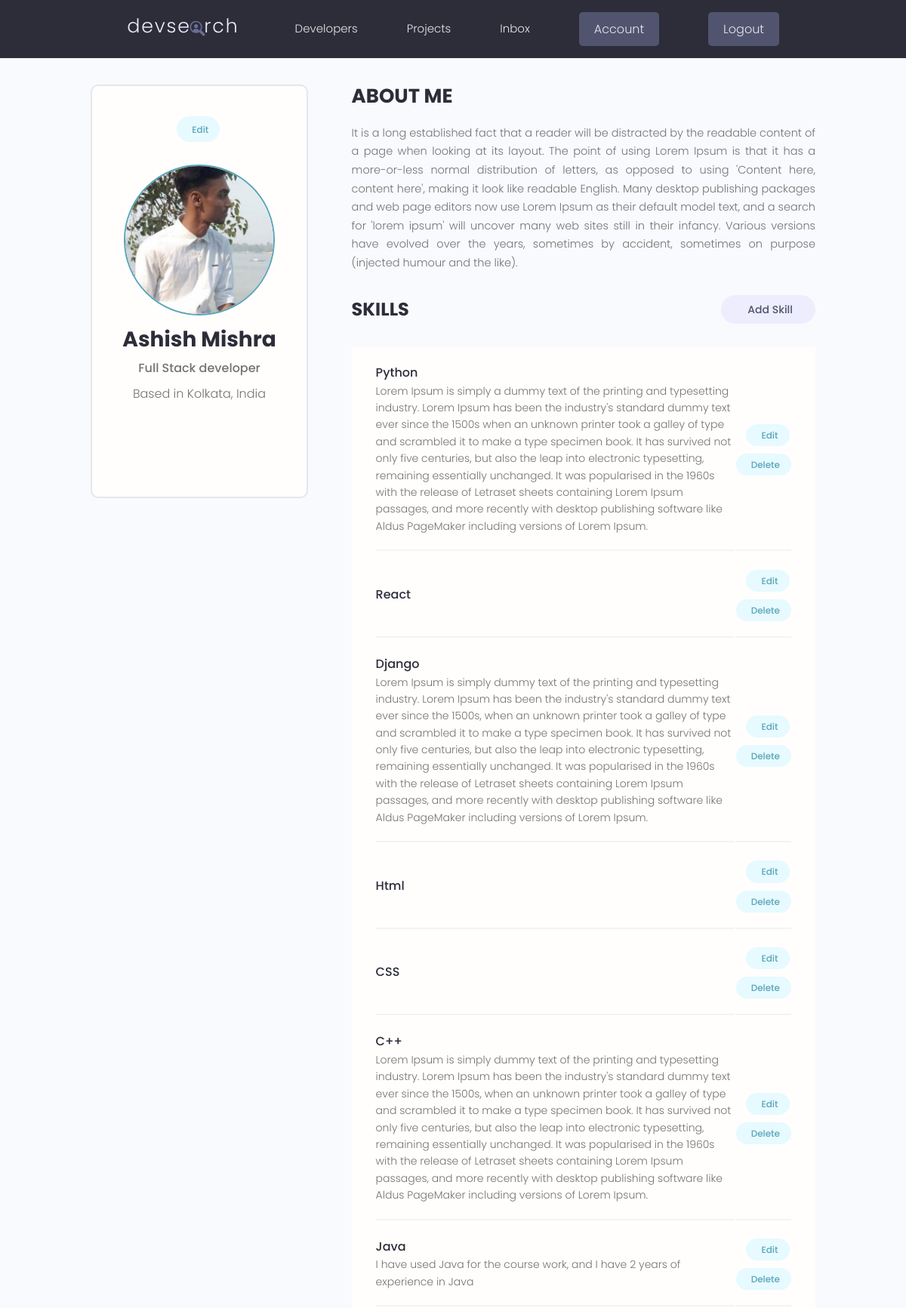
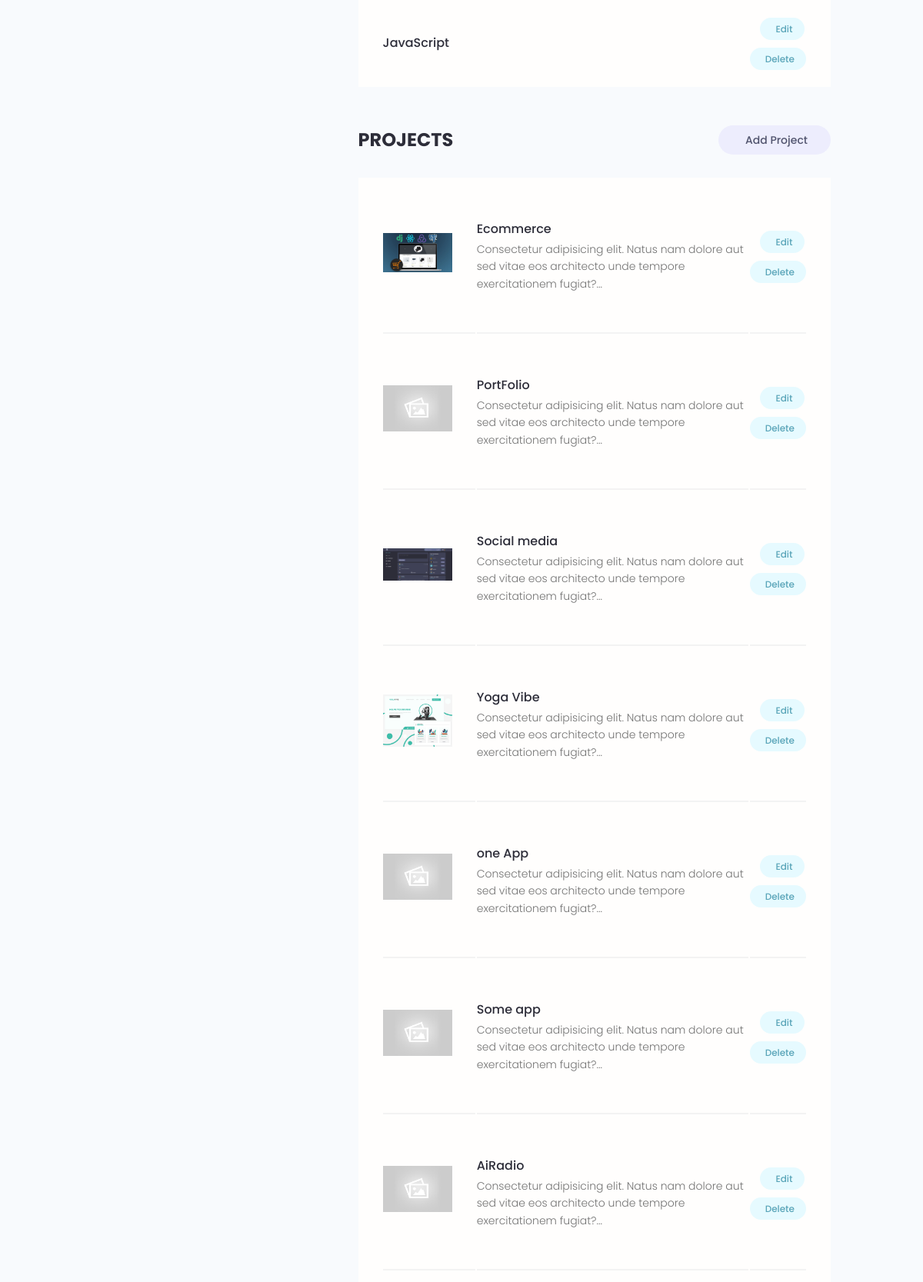
The app's page /account/ (signed in, upper part) with its own data (2 pictures, top to bottom).
### users/models.py (models this page shows, shortened)
class Profile(models.Model):
    user= models.OneToOneField(User, on_delete=models.CASCADE,null=True,blank=True)
    name = models.CharField(max_length=200,blank= True, null=True)
    email = models.EmailField(max_length=500, blank=True,null=True)
    username=models.CharField(max_length=200,blank= True, null=True)
    location=models.CharField(max_length=200,blank= True, null=True)
    short_intro = models.CharField(max_length=200,blank= True, null=True)
    bio= models.TextField(blank= True, null=True)
    profile_image = models.ImageField(null=True,blank=True,upload_to='profiles/',default="profiles/user-default.png")
    social_github = models.CharField(max_length=200,blank= True, null=True)
    social_linkedin = models.CharField(max_length=200,blank= True, null=True)
    social_twitter = models.CharField(max_length=200,blank= True, null=True)
    social_insta = models.CharField(max_length=200,blank= True, null=True)
    social_website = models.CharField(max_length=200,blank= True, null=True)
    created= models.DateTimeField(auto_now_add=True)
    id= models.UUIDField(default=uuid.uuid4,unique=True,primary_key=True,editable=False)

class Skill(models.Model):
    owner = models.ForeignKey(Profile,on_delete=models.CASCADE,null=True,blank =True)
    name=  models.CharField(max_length=200,blank= True, null=True)
    description = models.TextField(null=True, blank=True)
    created= models.DateTimeField(auto_now_add=True)
    id= models.UUIDField(default=uuid.uuid4,unique=True,primary_key=True,editable=False)

### projects/models.py (models this page shows, shortened)
class Project(models.Model):
    owner= models.ForeignKey(Profile,null=True,blank=True,on_delete=models.SET_NULL)
    title= models.CharField(max_length=200)
    description= models.TextField(null=True,blank=True)
    featured_image = models.ImageField(null=True,blank=True,default="default.jpeg")
    demo_link=models.CharField(max_length=2000,null=True,blank=True)
    source_link= models.CharField(max_length=2000,null=True,blank=True)
    tags= models.ManyToManyField('Tag',blank=True)
    vote_total=models.IntegerField(default=0,null=True,blank=True)
    vote_ratio=models.IntegerField(default=0,null=True,blank=True)
    created= models.DateTimeField(auto_now_add=True)
    id= models.UUIDField(default=uuid.uuid4,unique=True,primary_key=True,editable=False)
    class Meta:
        ordering = ['created']

### users/views.py (the view)
# urls.py: path('account/', views.userAccount, name= "account"),
@login_required(login_url='login')
def userAccount(request):
    profile = request.user.profile
    Skills = profile.skill_set.all()
    projects= profile.project_set.all()
    context={'profile': profile,'Skills': Skills,'projects': projects }
    return render(request,'users/account.html',context)

### users/templates/users/account.html (shortened to what this page needs)
{% extends 'main.html'%}
{% block content%}
  <main class="settingsPage profile my-md">
    <div class="container">
      <div class="layout">
        <div class="column column--1of3">
          <div class="card text-center">
            <div class="card__body dev">
              <a class="tag tag--pill tag--main settings__btn" href="{% url 'edit-account' %}"> Edit</a>
              <img class="avatar avatar--xl dev__avatar" src="{{profile.profile_image.url}}" />
              <h2 class="dev__name">{{profile.name}}</h2>
              <p class="dev__title">{{profile.short_intro}}</p>
              <p class="dev__location">Based in {{profile.location}}</p>
              <ul class="dev__social">
              </ul>
            </div>
          </div>
        </div>
        <div class="column column--2of3">
          <div class="devInfo">
            <h3 class="devInfo__title">About Me</h3>
            <p class="devInfo__about">{{profile.bio}}</p>
          </div>
          <div class="settings">
            <h3 class="settings__title">Skills</h3>
            <a class="tag tag--pill tag--sub settings__btn tag--lg" href="{% url 'create-skill' %}"> Add Skill</a>
          </div>
          <table class="settings__table">
            {% for skill in Skills %}
            <tr>
              <td class="settings__tableInfo">
                <h4>{{skill.name}}</h4>
                <p>
                  {{skill.description}}
                </p>
              </td>
              <td class="settings__tableActions">
                <a class="tag tag--pill tag--main settings__btn" href="{% url 'update-skill' skill.id %}"> Edit</a>
                <a class="tag tag--pill tag--main settings__btn" href="{% url 'delete-skill' skill.id %}?next=/account">
                  Delete</a>
              </td>
            </tr>
            {% endfor %}
          </table>
          <div class="settings">
            <h3 class="settings__title">Projects</h3>
            <a class="tag tag--pill tag--sub settings__btn tag--lg" href="{% url 'create-project' %}"> Add Project</a>
          </div>
          <table class="settings__table" >
            {% for project in projects %}
            <tr>
              <td class="settings__thumbnail">
                <a href="{%url 'project' project.id%}"><img src="{{project.featured_image.url}}" alt="Project Thumbnail" /></a>
              </td>
              <td class="settings__tableInfo">
                <a href="{%url 'project' project.id%}">{{project.title}}</a>
                <p>
                  Consectetur adipisicing elit. Natus nam dolore aut sed vitae eos architecto unde tempore
                  exercitationem fugiat?...
                </p>
              </td>
              <td class="settings__tableActions">
                <a class="tag tag--pill tag--main settings__btn" href="{% url 'update-project' project.id %}"> Edit</a>
                <a class="tag tag--pill tag--main settings__btn" href="{%url 'delete-project' project.id%}?next=/account">
                  Delete</a>
              </td>
            </tr>
            {% endfor %}
          </table>
        </div>
      </div>
    </div>
  </main>
{% endblock content%}

### static/styles/app.css (style rules this page uses)
:root { --color-sub: #2d2d39; }
.card { border: 2px solid var(--color-light); }
img { width: 100%; }
.profile .card > .dev { padding: 4rem; }
.dev__avatar { display: block; margin: auto; }
.dev__name { color: var(--color-sub); font-size: 2.8rem; font-weight: 700; margin-top: 1rem; margin-bottom: 0.5rem; }
.dev__title { font-size: 1.6rem; font-weight: 500; line-height: 1.3; }
.dev__location { margin-top: 1rem; }
.dev__social { margin: 3rem 0; list-style: none; display: flex; justify-content: center; gap: 1.5rem; }
.devInfo { margin-bottom: 3rem; }
.devInfo__title, .devInfo__subtitle { font-size: 2.6rem; color: var(--color-sub); text-transform: uppercase; font-weight: 700; margin-bottom: 1.5rem; }
.devInfo__about, .devSkill__info { font-size: 1.45rem; line-height: 1.7; text-align: justify; }
.settingsPage .dev > .settings__btn { display: inline-block; margin-bottom: 3rem; }
.settings { display: flex; justify-content: space-between; align-items: center; }
.settings__title { font-size: 2.4rem; text-transform: uppercase; font-weight: 700; color: var(--color-sub); }
.settings__table { margin-top: 3rem; margin-bottom: 5rem; padding: 0 3rem; background: var(--color-white); }
.settings__table tr { width: 100%; }
.settings__table tr > td { padding: 2rem 0; }
.settings__table tr:not(:last-child) td { border-bottom: 2px solid var(--color-white-light); }
.settings__thumbnail { width: 23%; min-width: 10rem; }
.settings__thumbnail img { padding-right: 3rem; height: 15rem; object-fit: contain; }
.settings__tableInfo { width: 100%; }
.settings__tableInfo h4, .settings__tableInfo a { padding-right: 1rem; width: auto; font-size: 1.6rem; font-weight: 500; color: var(--color-sub); }
.settings__tableInfo p { font-size: 1.4rem; }
.settings__tableActions { text-align: right; }

### static/uikit/styles/modules/_variables.css (style rules this page uses)
:root { --color-main: #5aa5b9; --color-main-light: #e6faff; --color-sub: #3f4156; --color-sub-light: #51546e; --color-sub-lighter: #ededfd; --color-text: #737373; --color-gray: #8b8b8b; --color-light: #e5e7eb; --color-light-gray: #767676; --color-bg: #f8fafd; --color-white: #fffefd; --color-white-light: #f3f3f3; --color-success: #359e64; --color-success-bg: #def8e8; --color-error: #fc4b0b; --color-error-bg: #fff2ee; --font-base: 'Poppins', arial, helvetica, 'Segoe UI', roboto, ubuntu, sans-serif; --font-monospace: 'Fira Code', 'Courier New', courier, monospace; --font-regular: 300; --font-medium: 500; --font-bold: 700; --generic-shadow: 1px 1px 5px #00000010; --generic-transition: all 0.3s ease-in-out; }

### static/uikit/styles/modules/_base.css (style rules this page uses)
* { margin: 0; padding: 0; box-sizing: border-box; text-rendering: optimizeLegibility; color: inherit; font-size: inherit; }
html { font-size: 50%; }
@media only screen and (min-width: 480px) { html { font-size: 56.25%; } }
@media only screen and (min-width: 1200px) { html { font-size: 62.5%; } }
body { line-height: 1.6; font-weight: 400; font-size: 1.5rem; color: var(--color-text); background-color: var(--color-bg); min-height: 100vh; }

### static/uikit/styles/modules/_typography.css (style rules this page uses)
* { font-family: var(--font-base); }
h2 { font-size: 3.6rem; font-weight: var(--font-bold); }
h3 { font-size: 3.2rem; font-weight: var(--font-medium); }
h4 { font-size: 2.8rem; font-weight: var(--font-medium); }
p, span, strong { font-size: 1.6rem; color: var(--color-text); font-weight: var(--font-regular); }
a { padding-bottom: 2px; text-decoration: none; display: inline-block; color: var(--color-main); font-weight: var(--font-medium); }

### static/uikit/styles/modules/_utilities.css (style rules this page uses)
.container { width: 92%; max-width: 165rem; margin: 0 auto; box-sizing: border-box; }
@media screen and (min-width: 1000px) { .container { width: 90%; } }
@media screen and (min-width: 1200px) { .container { width: 80%; } }
.text-center { text-align: center; }
.my-md { margin: 3rem auto; }

### static/uikit/styles/modules/_avatar.css (style rules this page uses)
.avatar { border-radius: 50%; border: 2px solid var(--color-main); object-fit: cover; }
.avatar--xl { height: 20rem; width: 20rem; }

### static/uikit/styles/modules/_card.css (style rules this page uses)
.card { border-radius: 1rem; background-color: var(--color-white); border: 1.5px solid var(--color-light); width: auto; height: auto; margin-top: 0.5rem; margin-bottom: 0.5rem; overflow: hidden; }
.card__body, .card__header { padding: 2rem 2.5rem; }

### static/uikit/styles/modules/_layout.css (style rules this page uses)
.layout { display: flex; flex-flow: row wrap; justify-content: space-between; }
.layout > .column { margin-bottom: 3rem; }
.layout > .column.column--1of3 { flex-basis: 30%; }
.layout > .column.column--2of3 { flex-basis: 64%; }

### records on screen
Profile: profile_image (picture), name "Ashish Mishra", short_intro "Full Stack developer", location "Kolkata, India", bio "It is a long established fact that a reader will be distracted by the readable content of a page when looking at its layout. The point of using Lorem Ipsum is that it has a more-or-less normal distribution of letters, as opposed to using 'Content here, content here', making it look like readable English. Many desktop publishing packages and web page editors now use Lorem Ipsum as their default model text, and a search for 'lorem ipsum' will uncover many web sites still in their infancy. Various versions have evolved over the years, sometimes by accident, sometimes on purpose (injected humour and the like)."
Skill: name "Python", description "Lorem Ipsum is simply a dummy text of the printing and typesetting industry. Lorem Ipsum has been the industry's standard dummy text ever since the 1500s when an unknown printer took a galley of type and scrambled it to make a type specimen book. It has survived not only five centuries, but also the leap into electronic typesetting, remaining essentially unchanged. It was popularised in the 1960s with the release of Letraset sheets containing Lorem Ipsum passages, and more recently with desktop publishing software like Aldus PageMaker including versions of Lorem Ipsum."
Skill: name "React"
Skill: name "Django", description "Lorem Ipsum is simply dummy text of the printing and typesetting industry. Lorem Ipsum has been the industry's standard dummy text ever since the 1500s, when an unknown printer took a galley of type and scrambled it to make a type specimen book. It has survived not only five centuries, but also the leap into electronic typesetting, remaining essentially unchanged. It was popularised in the 1960s with the release of Letraset sheets containing Lorem Ipsum passages, and more recently with desktop publishing software like Aldus PageMaker including versions of Lorem Ipsum."
Skill: name "Html"
Skill: name "CSS"
Skill: name "C++", description "Lorem Ipsum is simply dummy text of the printing and typesetting industry. Lorem Ipsum has been the industry's standard dummy text ever since the 1500s, when an unknown printer took a galley of type and scrambled it to make a type specimen book. It has survived not only five centuries, but also the leap into electronic typesetting, remaining essentially unchanged. It was popularised in the 1960s with the release of Letraset sheets containing Lorem Ipsum passages, and more recently with desktop publishing software like Aldus PageMaker including versions of Lorem Ipsum."
Skill: name "Java", description "I have used Java for the course work, and I have 2 years of experience in Java"
Skill: name "JavaScript"
Project: featured_image (picture), title "Ecommerce"
Project: featured_image (placeholder picture), title "PortFolio"
Project: featured_image (picture), title "Social media"
Project: featured_image (picture), title "Yoga Vibe"
Project: featured_image (placeholder picture), title "one App"
Project: featured_image (placeholder picture), title "Some app"
Project: featured_image (placeholder picture), title "AiRadio"
